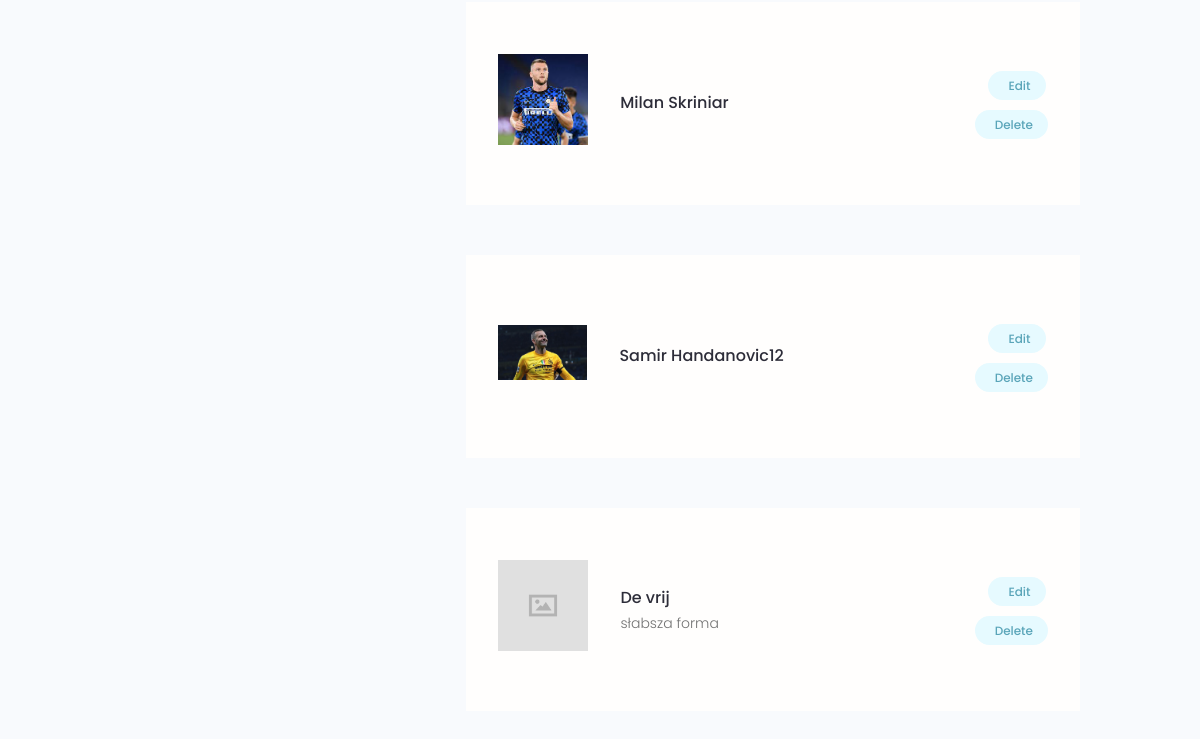
Page /account/ (signed in, lower part) on the earlier database version.
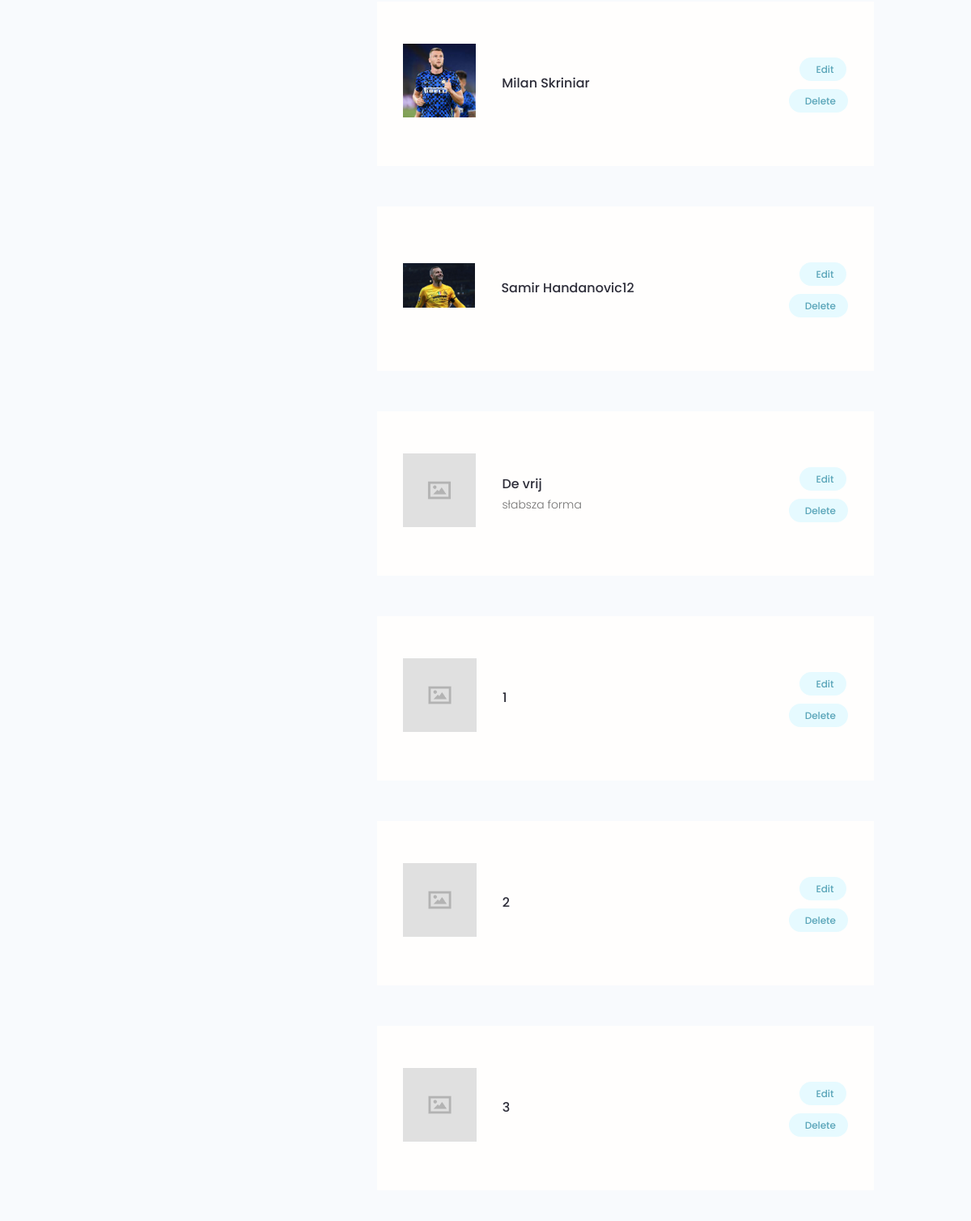
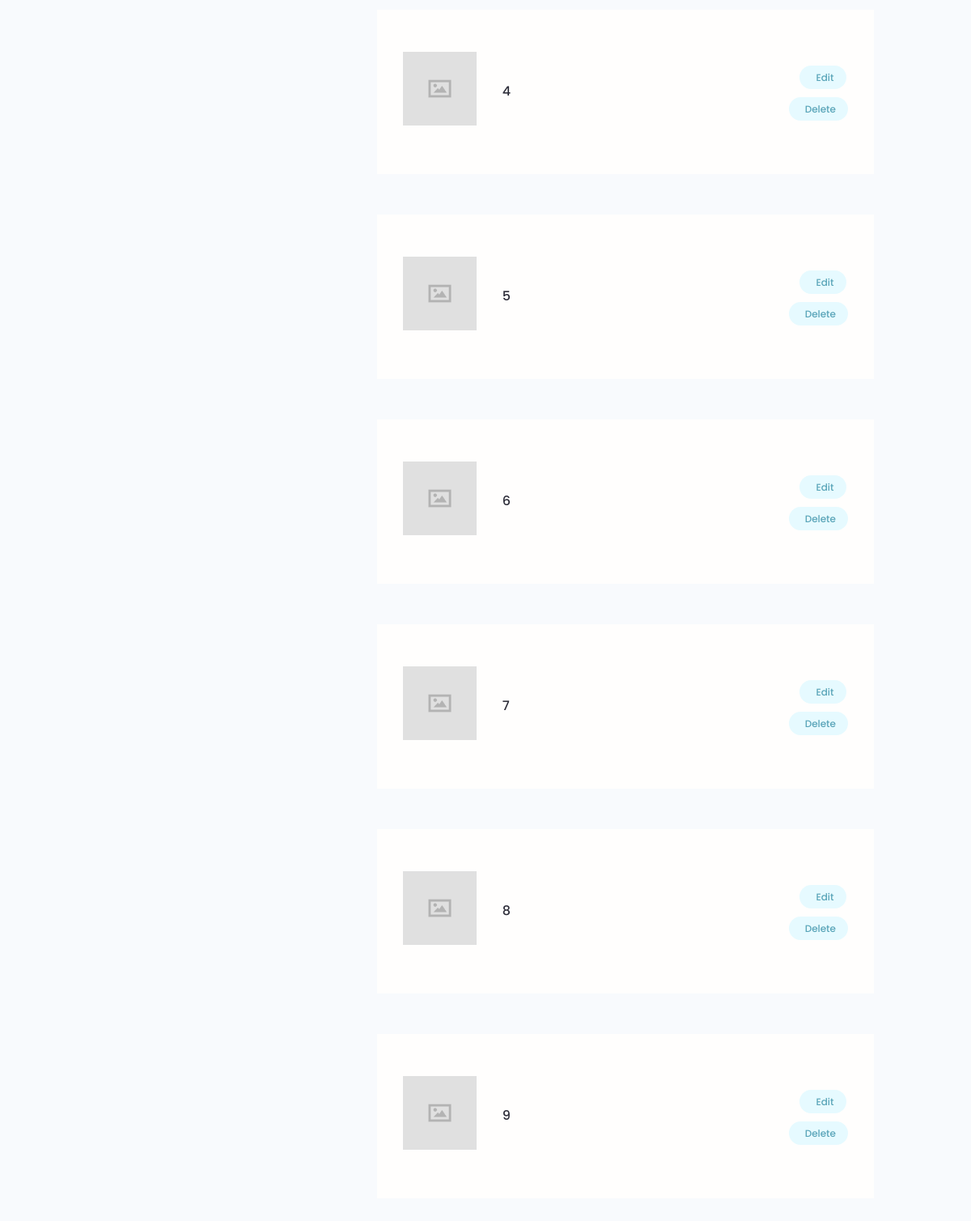
Same page on the later database version (2 pictures, top to bottom).
### first_project/models.py (models this page shows, shortened)
class Player(models.Model):
    owner = models.ForeignKey(Profile, null=True, blank=True, on_delete=models.SET_NULL)
    title = models.CharField(max_length=200)
    description = models.TextField(null=True, blank=True)
    featured_image = models.ImageField(null=True, blank=True, default="default.jpg")
    demo_link = models.CharField(max_length=2000, null=True, blank=True)
    source_link = models.CharField(max_length=2000, null=True, blank=True)
    tags = models.ManyToManyField("Tag", blank=True)
    vote_total = models.IntegerField(default=0, null=True, blank=True)
    vote_ratio = models.IntegerField(default=0, null=True, blank=True)
    created = models.DateTimeField(auto_now_add=True)
    id = models.UUIDField(
        default=uuid.uuid4, unique=True, primary_key=True, editable=False
    )
    class Meta:
        ordering = ["created"]

### users/views.py (the view)
# urls.py: path("account/", views.user_account, name="account"),
@login_required(login_url="login")
def user_account(request):
    profile = request.user.profile
    skills = profile.skill_set.all()
    players = profile.player_set.all()
    context = {"profile": profile, "skills": skills, "players": players}
    return render(request, "users/account.html", context)

### users/templates/users/account.html (shortened to what this page needs)
{% extends 'main.html' %}
{% block content %}
  <main class="settingsPage profile my-md">
    <div class="container">
      <div class="layout">
        <div class="column column--1of3">
        </div>
        <div class="column column--2of3">
          {% for player in players %}
          <table class="settings__table">
            <tr>
              <td class="settings__thumbnail">
                <a href="{% url 'player' player.id%}"><img src="{{player.featured_image.url}}" alt="Project Thumbnail" /></a>
              </td>
              <td class="settings__tableInfo">
                <a href="{% url 'player' player.id%}">{{player.title}}</a>
                <p>{{player.description|slice:"150"}}
                </p>
              </td>
              <td class="settings__tableActions">
                <a class="tag tag--pill tag--main settings__btn" href="{% url 'update-player' player.id %}"> Edit</a>
                <a class="tag tag--pill tag--main settings__btn" href="{% url 'delete-player' player.id %}?next=/account">
                  Delete</a>
              </td>
            </tr>
            {% endfor %}
          </table>
        </div>
      </div>
    </div>
  </main>
{% endblock content %}

Differences in the rows shown:
added Player: featured_image (placeholder picture), title "1"
added Player: featured_image (placeholder picture), title "2"
added Player: featured_image (placeholder picture), title "3"
added Player: featured_image (placeholder picture), title "4"
added Player: featured_image (placeholder picture), title "5"
added Player: featured_image (placeholder picture), title "6"
added Player: featured_image (placeholder picture), title "7"
added Player: featured_image (placeholder picture), title "8"
added Player: featured_image (placeholder picture), title "9"
